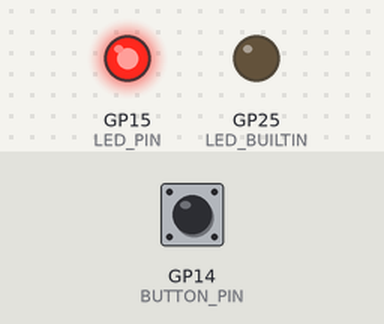
A sketch run on a simulated Raspberry Pi Pico. Parts: output pins drawn as LEDs (lit = HIGH). Inputs (shaded band) come from the test bench; at power-on: GP14 (BUTTON_PIN) LOW. Random numbers use the default seed unless the sketch sets one.

Above: at 1.2 s.
1.3 s: GP14 (BUTTON_PIN) pulled HIGH for 0.15 s
At 3.9 s:
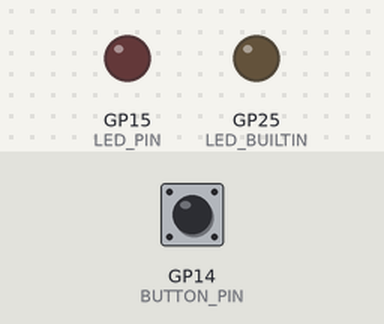
4.3 s: GP14 (BUTTON_PIN) pulled HIGH for 1 s
At 7.16 s:
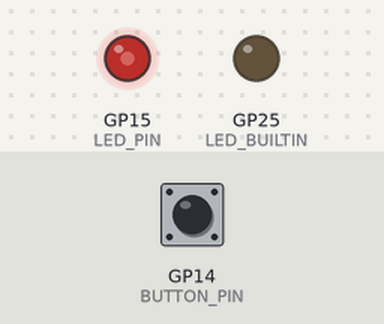
Timing chart, 0 to 14.3 s (numbered marks = the images above; inputs shaded):
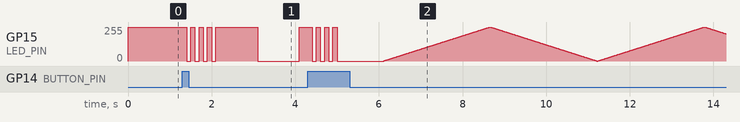

The sketch:

halloweenPumpkinFogMachineLights.ino
```cpp
enum mode {
  SOLID,
  BLINKING,
  FADE,
  FLAME,
  END
};

mode activeMode = SOLID;
bool switching = false;

int BUTTON_PIN = 14;
int LED_PIN = 15;

// Time interval between brightness steps (in milliseconds)
const int fadeInterval = 10;

// Maximum and minimum brightness values
const int maxBrightness = 255;
const int minBrightness = 0;

// Current brightness value
int brightness = minBrightness;

// Direction flag for fading (true = increasing, false = decreasing)
bool fadingDirection = true;

void turnOn(bool override = false);
void turnOff(bool override = false);
void blink(int ms, bool override = false);
void blink(int on, int off, bool override = false);

void setup() {
  // put your setup code here, to run once:
  pinMode(LED_PIN, OUTPUT);
  pinMode(LED_BUILTIN, OUTPUT);
  pinMode(BUTTON_PIN, INPUT_PULLDOWN);
}

void loop1(){
  if(!switching){
    switch(activeMode) {
      case SOLID:
        turnOn();
        break;
      case BLINKING:
        blink(1000);
        break;
      case FADE:
        fade();
        break;
      case FLAME:
        fire();
        break;
    }
  }
}

void fire(){
  if(switching) return;
  analogWrite(LED_PIN, random(120) + 135);
  delay(random(100));
}

void fade() {
  if(switching) return;
  // Update the brightness value based on the fading direction
  if (fadingDirection) {
    for (int i = brightness; i <= maxBrightness; i++) {
      if(switching) return;

      brightness = i;
      // Set the LED brightness
      analogWrite(LED_PIN, brightness);

      // Delay for the fade interval
      delay(fadeInterval);
    }

    fadingDirection = false;
  } else {
    for (int i = brightness; i >= minBrightness; i--) {
      if(switching) return;

      brightness = i;
      // Set the LED brightness
      analogWrite(LED_PIN, brightness);

      // Delay for the fade interval
      delay(fadeInterval);
    }

    fadingDirection = true;
  }
}

void loop() {
  bool btn_down = digitalRead(BUTTON_PIN);

  if(!switching){
    if(btn_down){
      ack();
      switchModes();
    }
  }

  if(!btn_down & switching){
    switching = false;
  }

}

void switchModes(){
  activeMode = static_cast<mode>((activeMode + 1) % (END));
}

void ack(){
  switching = true;
  blink(100, true);
  blink(100, true);
  blink(100, true);
  blink(100, true);
}

void blink(int ms, bool override){
  if(override || !switching) blink(ms, ms, override);
}

void blink(int on, int off, bool override){
  if(override || !switching){
    turnOn(override);
    delay(on);
    turnOff(override);
    delay(off);
  }
}

void turnOn(bool override){
  if(override || !switching){
    digitalWrite(LED_PIN, HIGH);
  }
}

void turnOff(bool override){
  if(override || !switching){
    digitalWrite(LED_PIN, LOW);
  }
}
```

Measured:
- after the input at 1.3 s, GP15 (LED_PIN): goes 3 × (0/255 0.10 s, 255/255 0.10 s), 0/255 0.10 s, 255/255 1.0 s, 0/255 1.0 s, then 255/255, starting after 0.10 s
